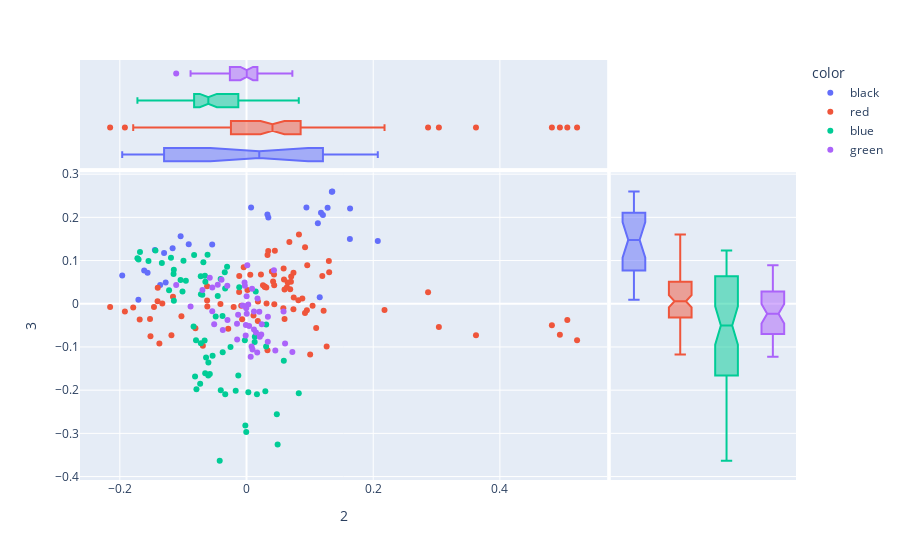

Notebook source saved alongside this figure:
### Code cell
px.scatter(DCM, 2, 3, 
           color=DOC['cover color'], 
           hover_name=DOC.file, 
           marginal_x='box', marginal_y='box', height=1000)

### Figure 1 — Plotly figure (JSON) as saved in the notebook; plotly's stock layout.template omitted (floating-point values rounded to 4 significant figures)
{"data": [{"hovertemplate": "<b>%{hovertext}</b><br><br>color=black<br>2=%{x}<br>3=%{y}<extra></extra>", "hovertext": ["Collins_HungerGames", "Collins_HungerGames", "Collins_HungerGames", "Collins_HungerGames", "Collins_HungerGames", "Collins_HungerGames", "Collins_HungerGames", "Collins_HungerGames", "Collins_HungerGames", "Collins_HungerGames", "Collins_HungerGames", "Collins_HungerGames", "Collins_HungerGames", "Collins_HungerGames", "Collins_HungerGames", "Collins_HungerGames", "Collins_HungerGames", "Collins_HungerGames", "Collins_HungerGames", "Collins_HungerGames", "Collins_HungerGames", "Collins_HungerGames", "Collins_HungerGames", "Collins_HungerGames", "Collins_HungerGames", "Collins_HungerGames"], "legendgroup": "black", "marker": {"color": "#636efa", "symbol": "circle"}, "mode": "markers", "name": "black", "orientation": "v", "showlegend": true, "type": "scatter", "x": [-0.1447, -0.1167, -0.1302, -0.104, -0.1363, -0.1616, -0.09125, -0.05419, -0.1962, -0.1277, 0.128, 0.1176, 0.1632, 0.2072, 0.1126, 0.1347, 0.1635, 0.09457, 0.1206, 0.03297, 0.03444, 0.007214, 0.1354, 0.1156, -0.1707, -0.1562], "xaxis": "x", "y": [0.1246, 0.1284, 0.1173, 0.1563, 0.04358, 0.07683, 0.1376, 0.137, 0.06523, 0.04931, 0.2222, 0.2106, 0.15, 0.1456, 0.1864, 0.259, 0.2203, 0.2226, 0.2054, 0.2063, 0.1995, 0.223, 0.26, 0.01517, 0.009387, 0.07181], "yaxis": "y"}, {"alignmentgroup": "True", "hovertemplate": "<b>%{hovertext}</b><br><br>color=black<br>2=%{x}<extra></extra>", "hovertext": ["Collins_HungerGames", "Collins_HungerGames", "Collins_HungerGames", "Collins_HungerGames", "Collins_HungerGames", "Collins_HungerGames", "Collins_HungerGames", "Collins_HungerGames", "Collins_HungerGames", "Collins_HungerGames", "Collins_HungerGames", "Collins_HungerGames", "Collins_HungerGames", "Collins_HungerGames", "Collins_HungerGames", "Collins_HungerGames", "Collins_HungerGames", "Collins_HungerGames", "Collins_HungerGames", "Collins_HungerGames", "Collins_HungerGames", "Collins_HungerGames", "Collins_HungerGames", "Collins_HungerGames", "Collins_HungerGames", "Collins_HungerGames"], "legendgroup": "black", "marker": {"color": "#636efa", "symbol": "circle"}, "name": "black", "notched": true, "offsetgroup": "black", "showlegend": false, "type": "box", "x": [-0.1447, -0.1167, -0.1302, -0.104, -0.1363, -0.1616, -0.09125, -0.05419, -0.1962, -0.1277, 0.128, 0.1176, 0.1632, 0.2072, 0.1126, 0.1347, 0.1635, 0.09457, 0.1206, 0.03297, 0.03444, 0.007214, 0.1354, 0.1156, -0.1707, -0.1562], "xaxis": "x3", "yaxis": "y3"}, {"alignmentgroup": "True", "hovertemplate": "<b>%{hovertext}</b><br><br>color=black<br>3=%{y}<extra></extra>", "hovertext": ["Collins_HungerGames", "Collins_HungerGames", "Collins_HungerGames", "Collins_HungerGames", "Collins_HungerGames", "Collins_HungerGames", "Collins_HungerGames", "Collins_HungerGames", "Collins_HungerGames", "Collins_HungerGames", "Collins_HungerGames", "Collins_HungerGames", "Collins_HungerGames", "Collins_HungerGames", "Collins_HungerGames", "Collins_HungerGames", "Collins_HungerGames", "Collins_HungerGames", "Collins_HungerGames", "Collins_HungerGames", "Collins_HungerGames", "Collins_HungerGames", "Collins_HungerGames", "Collins_HungerGames", "Collins_HungerGames", "Collins_HungerGames"], "legendgroup": "black", "marker": {"color": "#636efa", "symbol": "circle"}, "name": "black", "notched": true, "offsetgroup": "black", "showlegend": false, "type": "box", "xaxis": "x2", "y": [0.1246, 0.1284, 0.1173, 0.1563, 0.04358, 0.07683, 0.1376, 0.137, 0.06523, 0.04931, 0.2222, 0.2106, 0.15, 0.1456, 0.1864, 0.259, 0.2203, 0.2226, 0.2054, 0.2063, 0.1995, 0.223, 0.26, 0.01517, 0.009387, 0.07181], "yaxis": "y2"}, {"hovertemplate": "<b>%{hovertext}</b><br><br>color=red<br>2=%{x}<br>3=%{y}<extra></extra>", "hovertext": ["Collins_CatchingFire", "Collins_CatchingFire", "Collins_CatchingFire", "Collins_CatchingFire", "Collins_CatchingFire", "Collins_CatchingFire", "Collins_CatchingFire", "Collins_CatchingFire", "Collins_CatchingFire", "Collins_CatchingFire", "Collins_CatchingFire", "Collins_CatchingFire", "Collins_CatchingFire", "Collins_CatchingFire", "Collins_CatchingFire", "Collins_CatchingFire", "Collins_CatchingFire", "Collins_CatchingFire", "Collins_CatchingFire", "Collins_CatchingFire", "Collins_CatchingFire", "Collins_CatchingFire", "Collins_CatchingFire", "Collins_CatchingFire", "Collins_CatchingFire", "Collins_CatchingFire", "Collins_CatchingFire", "Roth_Allegiant", "Roth_Allegiant", "Roth_Allegiant", "Roth_Allegiant", "Roth_Allegiant", "Roth_Allegiant", "Roth_Allegiant", "Roth_Allegiant", "Roth_Allegiant", "Roth_Allegiant", "Roth_Allegiant", "Roth_Allegiant", "Roth_Allegiant", "Roth_Allegiant", "Roth_Allegiant", "Roth_Allegiant", "Roth_Allegiant", "Roth_Allegiant", "Roth_Allegiant", "Roth_Allegiant", "Roth_Allegiant", "Roth_Allegiant", "Roth_Allegiant", "Roth_Allegiant", "Roth_Allegiant", "Roth_Allegiant", "Roth_Allegiant", "Roth_Allegiant", "Roth_Allegiant", "Roth_Allegiant", "Roth_Allegiant", "Roth_Allegiant", "Roth_Allegiant", "Roth_Allegiant", "Roth_Allegiant", "Roth_Allegiant", "Roth_Allegiant", "Roth_Allegiant", "Roth_Allegiant", "Roth_Allegiant", "Roth_Allegiant", "Roth_Allegiant", "Roth_Allegiant", "Roth_Allegiant", "Roth_Allegiant", "Roth_Allegiant", "Roth_Allegiant", "Roth_Allegiant", "Roth_Allegiant", "Roth_Allegiant", "Roth_Allegiant", "Roth_Allegiant", "Roth_Allegiant", "Roth_Allegiant", "Roth_Allegiant", "Roth_Allegiant", "Roth_Allegiant"], "legendgroup": "red", "marker": {"color": "#EF553B", "symbol": "circle"}, "mode": "markers", "name": "red", "orientation": "v", "showlegend": true, "type": "scatter", "x": [-0.1402, -0.1161, -0.192, -0.2153, -0.1516, -0.1789, -0.1028, -0.06891, -0.08067, -0.02888, -0.02031, -0.1376, -0.1523, -0.1329, -0.1404, -0.1461, -0.1686, -0.1185, 0.2179, 0.2866, 0.3622, 0.4947, 0.5218, 0.3036, 0.5064, 0.4821, 0.03308, 0.04383, 0.08186, -0.008369, -0.01165, -0.01151, -0.006914, -0.06217, -0.04118, 0.04193, -0.06192, 0.0289, 0.05915, 0.02878, 0.07052, 0.09241, 0.05859, 0.04474, 0.08276, 0.005921, 0.02275, -0.00444, 0.03426, 0.03313, 0.06762, 0.1196, 0.1217, 0.1265, 0.06002, 0.08812, 0.04369, 0.001448, 0.06893, 0.026, 0.07009, 0.01784, 0.03129, 0.13, 0.1305, 0.1043, 0.04344, 0.03159, 0.01101, 0.04003, 0.09587, 0.07404, 0.09529, 0.1005, 0.01805, 0.09231, 0.11, 0.06001, 0.06497, 0.06376, 0.05812, 0.07451, 0.07411, -0.06224], "xaxis": "x", "y": [0.03732, 0.01598, -0.01814, -0.007289, -0.0751, -0.008737, -0.02904, -0.09703, -0.05689, -0.05797, -0.007254, -0.09171, -0.03507, 0.0006772, 0.005984, -0.007573, -0.03643, -0.07308, -0.01462, 0.02655, -0.07317, -0.07165, -0.08452, -0.05393, -0.03767, -0.05, -0.1075, -0.001299, 0.008002, -0.004526, 0.0272, 0.06446, -0.03567, 0.007286, -0.0005768, 0.05153, -0.006579, 0.03897, 0.05633, 0.04, 0.06318, 0.1311, 0.08189, 0.1229, 0.1606, 0.06726, 0.06791, 0.08449, 0.1223, 0.113, 0.1427, 0.06438, -0.01617, -0.0992, -0.0353, 0.01208, 0.04307, 0.0316, 0.03346, 0.0426, 0.0509, -0.03975, 0.03777, 0.0988, 0.07276, -0.004447, 0.06767, 0.000706, -0.02743, 0.07492, 0.08892, -0.01258, -0.0153, -0.1172, 0.005515, -0.02134, -0.05605, 0.03287, 0.04896, 0.03801, -0.01042, 0.01461, 0.07181, 0.04051], "yaxis": "y"}, {"alignmentgroup": "True", "hovertemplate": "<b>%{hovertext}</b><br><br>color=red<br>2=%{x}<extra></extra>", "hovertext": ["Collins_CatchingFire", "Collins_CatchingFire", "Collins_CatchingFire", "Collins_CatchingFire", "Collins_CatchingFire", "Collins_CatchingFire", "Collins_CatchingFire", "Collins_CatchingFire", "Collins_CatchingFire", "Collins_CatchingFire", "Collins_CatchingFire", "Collins_CatchingFire", "Collins_CatchingFire", "Collins_CatchingFire", "Collins_CatchingFire", "Collins_CatchingFire", "Collins_CatchingFire", "Collins_CatchingFire", "Collins_CatchingFire", "Collins_CatchingFire", "Collins_CatchingFire", "Collins_CatchingFire", "Collins_CatchingFire", "Collins_CatchingFire", "Collins_CatchingFire", "Collins_CatchingFire", "Collins_CatchingFire", "Roth_Allegiant", "Roth_Allegiant", "Roth_Allegiant", "Roth_Allegiant", "Roth_Allegiant", "Roth_Allegiant", "Roth_Allegiant", "Roth_Allegiant", "Roth_Allegiant", "Roth_Allegiant", "Roth_Allegiant", "Roth_Allegiant", "Roth_Allegiant", "Roth_Allegiant", "Roth_Allegiant", "Roth_Allegiant", "Roth_Allegiant", "Roth_Allegiant", "Roth_Allegiant", "Roth_Allegiant", "Roth_Allegiant", "Roth_Allegiant", "Roth_Allegiant", "Roth_Allegiant", "Roth_Allegiant", "Roth_Allegiant", "Roth_Allegiant", "Roth_Allegiant", "Roth_Allegiant", "Roth_Allegiant", "Roth_Allegiant", "Roth_Allegiant", "Roth_Allegiant", "Roth_Allegiant", "Roth_Allegiant", "Roth_Allegiant", "Roth_Allegiant", "Roth_Allegiant", "Roth_Allegiant", "Roth_Allegiant", "Roth_Allegiant", "Roth_Allegiant", "Roth_Allegiant", "Roth_Allegiant", "Roth_Allegiant", "Roth_Allegiant", "Roth_Allegiant", "Roth_Allegiant", "Roth_Allegiant", "Roth_Allegiant", "Roth_Allegiant", "Roth_Allegiant", "Roth_Allegiant", "Roth_Allegiant", "Roth_Allegiant", "Roth_Allegiant", "Roth_Allegiant"], "legendgroup": "red", "marker": {"color": "#EF553B", "symbol": "circle"}, "name": "red", "notched": true, "offsetgroup": "red", "showlegend": false, "type": "box", "x": [-0.1402, -0.1161, -0.192, -0.2153, -0.1516, -0.1789, -0.1028, -0.06891, -0.08067, -0.02888, -0.02031, -0.1376, -0.1523, -0.1329, -0.1404, -0.1461, -0.1686, -0.1185, 0.2179, 0.2866, 0.3622, 0.4947, 0.5218, 0.3036, 0.5064, 0.4821, 0.03308, 0.04383, 0.08186, -0.008369, -0.01165, -0.01151, -0.006914, -0.06217, -0.04118, 0.04193, -0.06192, 0.0289, 0.05915, 0.02878, 0.07052, 0.09241, 0.05859, 0.04474, 0.08276, 0.005921, 0.02275, -0.00444, 0.03426, 0.03313, 0.06762, 0.1196, 0.1217, 0.1265, 0.06002, 0.08812, 0.04369, 0.001448, 0.06893, 0.026, 0.07009, 0.01784, 0.03129, 0.13, 0.1305, 0.1043, 0.04344, 0.03159, 0.01101, 0.04003, 0.09587, 0.07404, 0.09529, 0.1005, 0.01805, 0.09231, 0.11, 0.06001, 0.06497, 0.06376, 0.05812, 0.07451, 0.07411, -0.06224], "xaxis": "x3", "yaxis": "y3"}, {"alignmentgroup": "True", "hovertemplate": "<b>%{hovertext}</b><br><br>color=red<br>3=%{y}<extra></extra>", "hovertext": ["Collins_CatchingFire", "Collins_CatchingFire", "Collins_CatchingFire", "Collins_CatchingFire", "Collins_CatchingFire", "Collins_CatchingFire", "Collins_CatchingFire", "Collins_CatchingFire", "Collins_CatchingFire", "Collins_CatchingFire", "Collins_CatchingFire", "Collins_CatchingFire", "Collins_CatchingFire", "Collins_CatchingFire", "Collins_CatchingFire", "Collins_CatchingFire", "Collins_CatchingFire", "Collins_CatchingFire", "Collins_CatchingFire", "Collins_CatchingFire", "Collins_CatchingFire", "Collins_CatchingFire", "Collins_CatchingFire", "Collins_CatchingFire", "Collins_CatchingFire", "Collins_CatchingFire", "Collins_CatchingFire", "Roth_Allegiant", "Roth_Allegiant", "Roth_Allegiant", "Roth_Allegiant", "Roth_Allegiant", "Roth_Allegiant", "Roth_Allegiant", "Roth_Allegiant", "Roth_Allegiant", "Roth_Allegiant", "Roth_Allegiant", "Roth_Allegiant", "Roth_Allegiant", "Roth_Allegiant", "Roth_Allegiant", "Roth_Allegiant", "Roth_Allegiant", "Roth_Allegiant", "Roth_Allegiant", "Roth_Allegiant", "Roth_Allegiant", "Roth_Allegiant", "Roth_Allegiant", "Roth_Allegiant", "Roth_Allegiant", "Roth_Allegiant", "Roth_Allegiant", "Roth_Allegiant", "Roth_Allegiant", "Roth_Allegiant", "Roth_Allegiant", "Roth_Allegiant", "Roth_Allegiant", "Roth_Allegiant", "Roth_Allegiant", "Roth_Allegiant", "Roth_Allegiant", "Roth_Allegiant", "Roth_Allegiant", "Roth_Allegiant", "Roth_Allegiant", "Roth_Allegiant", "Roth_Allegiant", "Roth_Allegiant", "Roth_Allegiant", "Roth_Allegiant", "Roth_Allegiant", "Roth_Allegiant", "Roth_Allegiant", "Roth_Allegiant", "Roth_Allegiant", "Roth_Allegiant", "Roth_Allegiant", "Roth_Allegiant", "Roth_Allegiant", "Roth_Allegiant", "Roth_Allegiant"], "legendgroup": "red", "marker": {"color": "#EF553B", "symbol": "circle"}, "name": "red", "notched": true, "offsetgroup": "red", "showlegend": false, "type": "box", "xaxis": "x2", "y": [0.03732, 0.01598, -0.01814, -0.007289, -0.0751, -0.008737, -0.02904, -0.09703, -0.05689, -0.05797, -0.007254, -0.09171, -0.03507, 0.0006772, 0.005984, -0.007573, -0.03643, -0.07308, -0.01462, 0.02655, -0.07317, -0.07165, -0.08452, -0.05393, -0.03767, -0.05, -0.1075, -0.001299, 0.008002, -0.004526, 0.0272, 0.06446, -0.03567, 0.007286, -0.0005768, 0.05153, -0.006579, 0.03897, 0.05633, 0.04, 0.06318, 0.1311, 0.08189, 0.1229, 0.1606, 0.06726, 0.06791, 0.08449, 0.1223, 0.113, 0.1427, 0.06438, -0.01617, -0.0992, -0.0353, 0.01208, 0.04307, 0.0316, 0.03346, 0.0426, 0.0509, -0.03975, 0.03777, 0.0988, 0.07276, -0.004447, 0.06767, 0.000706, -0.02743, 0.07492, 0.08892, -0.01258, -0.0153, -0.1172, 0.005515, -0.02134, -0.05605, 0.03287, 0.04896, 0.03801, -0.01042, 0.01461, 0.07181, 0.04051], "yaxis": "y2"}, {"hovertemplate": "<b>%{hovertext}</b><br><br>color=blue<br>2=%{x}<br>3=%{y}<extra></extra>", "hovertext": ["Collins_Mockingjay", "Collins_Mockingjay", "Collins_Mockingjay", "Collins_Mockingjay", "Collins_Mockingjay", "Collins_Mockingjay", "Collins_Mockingjay", "Collins_Mockingjay", "Collins_Mockingjay", "Collins_Mockingjay", "Collins_Mockingjay", "Collins_Mockingjay", "Collins_Mockingjay", "Collins_Mockingjay", "Collins_Mockingjay", "Collins_Mockingjay", "Collins_Mockingjay", "Collins_Mockingjay", "Collins_Mockingjay", "Collins_Mockingjay", "Collins_Mockingjay", "Collins_Mockingjay", "Collins_Mockingjay", "Collins_Mockingjay", "Collins_Mockingjay", "Collins_Mockingjay", "Collins_Mockingjay", "Roth_Divergent", "Roth_Divergent", "Roth_Divergent", "Roth_Divergent", "Roth_Divergent", "Roth_Divergent", "Roth_Divergent", "Roth_Divergent", "Roth_Divergent", "Roth_Divergent", "Roth_Divergent", "Roth_Divergent", "Roth_Divergent", "Roth_Divergent", "Roth_Divergent", "Roth_Divergent", "Roth_Divergent", "Roth_Divergent", "Roth_Divergent", "Roth_Divergent", "Roth_Divergent", "Roth_Divergent", "Roth_Divergent", "Roth_Divergent", "Roth_Divergent", "Roth_Divergent", "Roth_Divergent", "Roth_Divergent", "Roth_Divergent", "Roth_Divergent", "Roth_Divergent", "Roth_Divergent", "Roth_Divergent", "Roth_Divergent", "Roth_Divergent", "Roth_Divergent", "Roth_Divergent", "Roth_Divergent", "Roth_Divergent"], "legendgroup": "blue", "marker": {"color": "#00cc96", "symbol": "circle"}, "mode": "markers", "name": "blue", "orientation": "v", "showlegend": true, "type": "scatter", "x": [-0.06023, 0.01644, -0.06387, -0.07973, -0.06618, -0.07319, 0.04785, -0.03362, -0.002623, -0.01295, -0.05794, -0.06037, -0.02528, -0.05357, -0.04066, -0.08126, -0.06521, -0.04233, -0.001867, 0.04908, 0.02971, 0.0825, -0.0171, -0.000456, 0.00282, -0.07905, -0.0721, -0.1148, -0.03432, -0.06814, -0.09954, -0.06561, -0.1548, -0.1682, -0.1147, -0.072, -0.1222, -0.06152, -0.1011, -0.01149, -0.04864, -0.1722, -0.1438, -0.1152, -0.03373, -0.09575, -0.04543, -0.1041, 0.01453, -0.1337, -0.07226, -0.06977, -0.03068, -0.04084, -0.1704, -0.08274, 0.03106, -0.06497, -0.1193, -0.08357, 0.01309, 0.03096, 0.01284, -0.03761, 0.05888, -0.03789], "xaxis": "x", "y": [-0.1361, -0.2097, -0.1242, -0.08435, -0.08494, -0.1852, -0.2555, -0.2094, -0.08418, -0.166, -0.1623, -0.1663, -0.09989, -0.1203, -0.2003, -0.1685, -0.1608, -0.3637, -0.2818, -0.3261, -0.2023, -0.2069, -0.2011, -0.297, -0.2046, -0.1981, -0.09159, 0.07859, 0.07299, 0.09638, 0.09938, 0.06496, 0.09919, 0.1198, 0.006976, 0.02218, 0.03146, 0.1137, 0.02855, 0.03794, -0.02923, 0.1055, 0.1236, 0.06901, 0.03539, 0.05324, 0.01771, 0.05512, 0.0283, 0.09444, 0.06363, 0.0208, 0.08595, 0.05704, 0.1024, 0.1128, -0.04798, 0.05102, 0.1068, -0.05287, -0.07661, -0.0989, -0.08847, -0.1123, -0.1317, -0.02831], "yaxis": "y"}, {"alignmentgroup": "True", "hovertemplate": "<b>%{hovertext}</b><br><br>color=blue<br>2=%{x}<extra></extra>", "hovertext": ["Collins_Mockingjay", "Collins_Mockingjay", "Collins_Mockingjay", "Collins_Mockingjay", "Collins_Mockingjay", "Collins_Mockingjay", "Collins_Mockingjay", "Collins_Mockingjay", "Collins_Mockingjay", "Collins_Mockingjay", "Collins_Mockingjay", "Collins_Mockingjay", "Collins_Mockingjay", "Collins_Mockingjay", "Collins_Mockingjay", "Collins_Mockingjay", "Collins_Mockingjay", "Collins_Mockingjay", "Collins_Mockingjay", "Collins_Mockingjay", "Collins_Mockingjay", "Collins_Mockingjay", "Collins_Mockingjay", "Collins_Mockingjay", "Collins_Mockingjay", "Collins_Mockingjay", "Collins_Mockingjay", "Roth_Divergent", "Roth_Divergent", "Roth_Divergent", "Roth_Divergent", "Roth_Divergent", "Roth_Divergent", "Roth_Divergent", "Roth_Divergent", "Roth_Divergent", "Roth_Divergent", "Roth_Divergent", "Roth_Divergent", "Roth_Divergent", "Roth_Divergent", "Roth_Divergent", "Roth_Divergent", "Roth_Divergent", "Roth_Divergent", "Roth_Divergent", "Roth_Divergent", "Roth_Divergent", "Roth_Divergent", "Roth_Divergent", "Roth_Divergent", "Roth_Divergent", "Roth_Divergent", "Roth_Divergent", "Roth_Divergent", "Roth_Divergent", "Roth_Divergent", "Roth_Divergent", "Roth_Divergent", "Roth_Divergent", "Roth_Divergent", "Roth_Divergent", "Roth_Divergent", "Roth_Divergent", "Roth_Divergent", "Roth_Divergent"], "legendgroup": "blue", "marker": {"color": "#00cc96", "symbol": "circle"}, "name": "blue", "notched": true, "offsetgroup": "blue", "showlegend": false, "type": "box", "x": [-0.06023, 0.01644, -0.06387, -0.07973, -0.06618, -0.07319, 0.04785, -0.03362, -0.002623, -0.01295, -0.05794, -0.06037, -0.02528, -0.05357, -0.04066, -0.08126, -0.06521, -0.04233, -0.001867, 0.04908, 0.02971, 0.0825, -0.0171, -0.000456, 0.00282, -0.07905, -0.0721, -0.1148, -0.03432, -0.06814, -0.09954, -0.06561, -0.1548, -0.1682, -0.1147, -0.072, -0.1222, -0.06152, -0.1011, -0.01149, -0.04864, -0.1722, -0.1438, -0.1152, -0.03373, -0.09575, -0.04543, -0.1041, 0.01453, -0.1337, -0.07226, -0.06977, -0.03068, -0.04084, -0.1704, -0.08274, 0.03106, -0.06497, -0.1193, -0.08357, 0.01309, 0.03096, 0.01284, -0.03761, 0.05888, -0.03789], "xaxis": "x3", "yaxis": "y3"}, {"alignmentgroup": "True", "hovertemplate": "<b>%{hovertext}</b><br><br>color=blue<br>3=%{y}<extra></extra>", "hovertext": ["Collins_Mockingjay", "Collins_Mockingjay", "Collins_Mockingjay", "Collins_Mockingjay", "Collins_Mockingjay", "Collins_Mockingjay", "Collins_Mockingjay", "Collins_Mockingjay", "Collins_Mockingjay", "Collins_Mockingjay", "Collins_Mockingjay", "Collins_Mockingjay", "Collins_Mockingjay", "Collins_Mockingjay", "Collins_Mockingjay", "Collins_Mockingjay", "Collins_Mockingjay", "Collins_Mockingjay", "Collins_Mockingjay", "Collins_Mockingjay", "Collins_Mockingjay", "Collins_Mockingjay", "Collins_Mockingjay", "Collins_Mockingjay", "Collins_Mockingjay", "Collins_Mockingjay", "Collins_Mockingjay", "Roth_Divergent", "Roth_Divergent", "Roth_Divergent", "Roth_Divergent", "Roth_Divergent", "Roth_Divergent", "Roth_Divergent", "Roth_Divergent", "Roth_Divergent", "Roth_Divergent", "Roth_Divergent", "Roth_Divergent", "Roth_Divergent", "Roth_Divergent", "Roth_Divergent", "Roth_Divergent", "Roth_Divergent", "Roth_Divergent", "Roth_Divergent", "Roth_Divergent", "Roth_Divergent", "Roth_Divergent", "Roth_Divergent", "Roth_Divergent", "Roth_Divergent", "Roth_Divergent", "Roth_Divergent", "Roth_Divergent", "Roth_Divergent", "Roth_Divergent", "Roth_Divergent", "Roth_Divergent", "Roth_Divergent", "Roth_Divergent", "Roth_Divergent", "Roth_Divergent", "Roth_Divergent", "Roth_Divergent", "Roth_Divergent"], "legendgroup": "blue", "marker": {"color": "#00cc96", "symbol": "circle"}, "name": "blue", "notched": true, "offsetgroup": "blue", "showlegend": false, "type": "box", "xaxis": "x2", "y": [-0.1361, -0.2097, -0.1242, -0.08435, -0.08494, -0.1852, -0.2555, -0.2094, -0.08418, -0.166, -0.1623, -0.1663, -0.09989, -0.1203, -0.2003, -0.1685, -0.1608, -0.3637, -0.2818, -0.3261, -0.2023, -0.2069, -0.2011, -0.297, -0.2046, -0.1981, -0.09159, 0.07859, 0.07299, 0.09638, 0.09938, 0.06496, 0.09919, 0.1198, 0.006976, 0.02218, 0.03146, 0.1137, 0.02855, 0.03794, -0.02923, 0.1055, 0.1236, 0.06901, 0.03539, 0.05324, 0.01771, 0.05512, 0.0283, 0.09444, 0.06363, 0.0208, 0.08595, 0.05704, 0.1024, 0.1128, -0.04798, 0.05102, 0.1068, -0.05287, -0.07661, -0.0989, -0.08847, -0.1123, -0.1317, -0.02831], "yaxis": "y2"}, {"hovertemplate": "<b>%{hovertext}</b><br><br>color=green<br>2=%{x}<br>3=%{y}<extra></extra>", "hovertext": ["Roth_Insurgent", "Roth_Insurgent", "Roth_Insurgent", "Roth_Insurgent", "Roth_Insurgent", "Roth_Insurgent", "Roth_Insurgent", "Roth_Insurgent", "Roth_Insurgent", "Roth_Insurgent", "Roth_Insurgent", "Roth_Insurgent", "Roth_Insurgent", "Roth_Insurgent", "Roth_Insurgent", "Roth_Insurgent", "Roth_Insurgent", "Roth_Insurgent", "Roth_Insurgent", "Roth_Insurgent", "Roth_Insurgent", "Roth_Insurgent", "Roth_Insurgent", "Roth_Insurgent", "Roth_Insurgent", "Roth_Insurgent", "Roth_Insurgent", "Roth_Insurgent", "Roth_Insurgent", "Roth_Insurgent", "Roth_Insurgent", "Roth_Insurgent", "Roth_Insurgent", "Roth_Insurgent", "Roth_Insurgent", "Roth_Insurgent", "Roth_Insurgent", "Roth_Insurgent", "Roth_Insurgent", "Roth_Insurgent", "Roth_Insurgent", "Roth_Insurgent", "Roth_Insurgent", "Roth_Insurgent", "Roth_Insurgent", "Roth_Insurgent", "Roth_Insurgent"], "legendgroup": "green", "marker": {"color": "#ab63fa", "symbol": "circle"}, "mode": "markers", "name": "green", "orientation": "v", "showlegend": true, "type": "scatter", "x": [-0.03034, -0.03949, 0.04331, -0.05802, 0.0001249, -0.002631, 0.002697, -0.1111, -0.003079, -0.05411, -0.01326, -0.0004814, 0.0003105, -0.08835, 0.006617, 0.04543, -0.01503, 0.05845, -0.03743, -0.006124, 0.02098, 0.004141, 0.02327, 0.01177, -0.06956, -0.05106, -0.04545, -0.03004, -0.001011, -0.00123, 0.02017, 0.00944, 0.03374, 0.008707, 0.01494, -0.01479, -0.05401, 0.01178, 0.001206, 0.0173, 0.02407, 0.03354, 0.01687, 0.06084, 0.07236, 0.007998, -0.001296], "xaxis": "x", "y": [0.04175, 0.05546, 0.07736, 0.06033, 0.0175, 0.04177, -0.001792, 0.04329, 0.04912, -0.01725, -0.02569, -0.01015, -0.02323, -0.006467, -0.1227, -0.1083, -0.04598, -0.01769, -0.06068, -0.003855, -0.07642, -0.05168, -0.07092, -0.0597, 0.03179, -0.04756, 0.0441, -0.03748, -0.04928, -0.005661, -0.01826, -0.1061, -0.02996, 0.03473, -0.06666, -0.08298, 0.03737, -0.01765, 0.08913, 0.01218, -0.04737, -0.0881, -0.1126, -0.09222, -0.1116, -0.09865, -0.07343], "yaxis": "y"}, {"alignmentgroup": "True", "hovertemplate": "<b>%{hovertext}</b><br><br>color=green<br>2=%{x}<extra></extra>", "hovertext": ["Roth_Insurgent", "Roth_Insurgent", "Roth_Insurgent", "Roth_Insurgent", "Roth_Insurgent", "Roth_Insurgent", "Roth_Insurgent", "Roth_Insurgent", "Roth_Insurgent", "Roth_Insurgent", "Roth_Insurgent", "Roth_Insurgent", "Roth_Insurgent", "Roth_Insurgent", "Roth_Insurgent", "Roth_Insurgent", "Roth_Insurgent", "Roth_Insurgent", "Roth_Insurgent", "Roth_Insurgent", "Roth_Insurgent", "Roth_Insurgent", "Roth_Insurgent", "Roth_Insurgent", "Roth_Insurgent", "Roth_Insurgent", "Roth_Insurgent", "Roth_Insurgent", "Roth_Insurgent", "Roth_Insurgent", "Roth_Insurgent", "Roth_Insurgent", "Roth_Insurgent", "Roth_Insurgent", "Roth_Insurgent", "Roth_Insurgent", "Roth_Insurgent", "Roth_Insurgent", "Roth_Insurgent", "Roth_Insurgent", "Roth_Insurgent", "Roth_Insurgent", "Roth_Insurgent", "Roth_Insurgent", "Roth_Insurgent", "Roth_Insurgent", "Roth_Insurgent"], "legendgroup": "green", "marker": {"color": "#ab63fa", "symbol": "circle"}, "name": "green", "notched": true, "offsetgroup": "green", "showlegend": false, "type": "box", "x": [-0.03034, -0.03949, 0.04331, -0.05802, 0.0001249, -0.002631, 0.002697, -0.1111, -0.003079, -0.05411, -0.01326, -0.0004814, 0.0003105, -0.08835, 0.006617, 0.04543, -0.01503, 0.05845, -0.03743, -0.006124, 0.02098, 0.004141, 0.02327, 0.01177, -0.06956, -0.05106, -0.04545, -0.03004, -0.001011, -0.00123, 0.02017, 0.00944, 0.03374, 0.008707, 0.01494, -0.01479, -0.05401, 0.01178, 0.001206, 0.0173, 0.02407, 0.03354, 0.01687, 0.06084, 0.07236, 0.007998, -0.001296], "xaxis": "x3", "yaxis": "y3"}, {"alignmentgroup": "True", "hovertemplate": "<b>%{hovertext}</b><br><br>color=green<br>3=%{y}<extra></extra>", "hovertext": ["Roth_Insurgent", "Roth_Insurgent", "Roth_Insurgent", "Roth_Insurgent", "Roth_Insurgent", "Roth_Insurgent", "Roth_Insurgent", "Roth_Insurgent", "Roth_Insurgent", "Roth_Insurgent", "Roth_Insurgent", "Roth_Insurgent", "Roth_Insurgent", "Roth_Insurgent", "Roth_Insurgent", "Roth_Insurgent", "Roth_Insurgent", "Roth_Insurgent", "Roth_Insurgent", "Roth_Insurgent", "Roth_Insurgent", "Roth_Insurgent", "Roth_Insurgent", "Roth_Insurgent", "Roth_Insurgent", "Roth_Insurgent", "Roth_Insurgent", "Roth_Insurgent", "Roth_Insurgent", "Roth_Insurgent", "Roth_Insurgent", "Roth_Insurgent", "Roth_Insurgent", "Roth_Insurgent", "Roth_Insurgent", "Roth_Insurgent", "Roth_Insurgent", "Roth_Insurgent", "Roth_Insurgent", "Roth_Insurgent", "Roth_Insurgent", "Roth_Insurgent", "Roth_Insurgent", "Roth_Insurgent", "Roth_Insurgent", "Roth_Insurgent", "Roth_Insurgent"], "legendgroup": "green", "marker": {"color": "#ab63fa", "symbol": "circle"}, "name": "green", "notched": true, "offsetgroup": "green", "showlegend": false, "type": "box", "xaxis": "x2", "y": [0.04175, 0.05546, 0.07736, 0.06033, 0.0175, 0.04177, -0.001792, 0.04329, 0.04912, -0.01725, -0.02569, -0.01015, -0.02323, -0.006467, -0.1227, -0.1083, -0.04598, -0.01769, -0.06068, -0.003855, -0.07642, -0.05168, -0.07092, -0.0597, 0.03179, -0.04756, 0.0441, -0.03748, -0.04928, -0.005661, -0.01826, -0.1061, -0.02996, 0.03473, -0.06666, -0.08298, 0.03737, -0.01765, 0.08913, 0.01218, -0.04737, -0.0881, -0.1126, -0.09222, -0.1116, -0.09865, -0.07343], "yaxis": "y2"}], "layout": {"autosize": true, "legend": {"title": {"text": "color"}, "tracegroupgap": 0}, "margin": {"t": 60}, "xaxis": {"anchor": "y", "autorange": true, "domain": [0, 0.7363], "range": [-0.2615, 0.568], "title": {"text": "2"}, "type": "linear"}, "xaxis2": {"anchor": "y2", "autorange": true, "domain": [0.7413, 1], "matches": "x2", "range": [-0.5, 3.5], "showgrid": false, "showline": false, "showticklabels": false, "ticks": "", "type": "category"}, "xaxis3": {"anchor": "y3", "autorange": true, "domain": [0, 0.7363], "matches": "x", "range": [-0.2615, 0.568], "showgrid": true, "showticklabels": false, "type": "linear"}, "xaxis4": {"anchor": "y4", "domain": [0.7413, 1], "matches": "x2", "showgrid": false, "showline": false, "showticklabels": false, "ticks": ""}, "yaxis": {"anchor": "x", "autorange": true, "domain": [0, 0.7326], "range": [-0.403, 0.2993], "title": {"text": "3"}, "type": "linear"}, "yaxis2": {"anchor": "x2", "autorange": true, "domain": [0, 0.7326], "matches": "y", "range": [-0.403, 0.2993], "showgrid": true, "showticklabels": false, "type": "linear"}, "yaxis3": {"anchor": "x3", "autorange": true, "domain": [0.7426, 1], "matches": "y3", "range": [-0.5, 3.5], "showgrid": false, "showline": false, "showticklabels": false, "ticks": "", "type": "category"}, "yaxis4": {"anchor": "x4", "domain": [0.7426, 1], "matches": "y3", "showgrid": true, "showline": false, "showticklabels": false, "ticks": ""}}}
